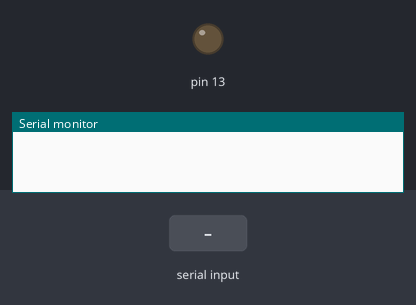
Recording of a sketch running on a simulated Arduino Uno, built with avr-gcc and run on an emulated ATmega328P. On the bench: output pins drawn as LEDs (lit = HIGH), the last lines printed to the serial monitor. Dashed ring = blinking. Inputs (shaded band) come from the test bench.

Above: at 1.2 s.
1.3 s: "3" received over Serial
At 1.55 s:
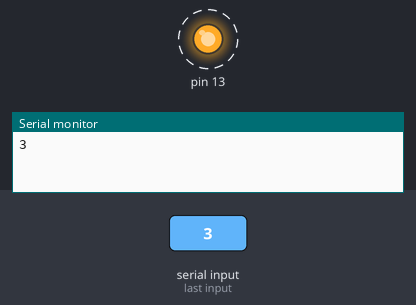
Timing chart, 0 to 10.3 s (numbered marks = the images above; inputs shaded):
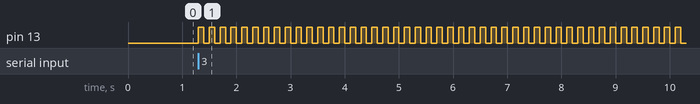

The sketch:

sketch_sep09c.ino
```cpp
char val;
void setup() {
  pinMode(13,OUTPUT);
  Serial.begin(9600);
}

void loop() {
  // put your main code here, to run repeatedly:
  if (Serial.available()){
    val=Serial.read();
    Serial.println(val);
  }

  if (val=='1'){
    digitalWrite(13,HIGH);
  }else if(val=='2'){
    digitalWrite(13,LOW);
  }else if (val=='3'){
    while (true){
      digitalWrite(13,HIGH);
      delay(100);
      digitalWrite(13,LOW);
      delay(100);
    }
  }
}
```

Measured:
- after the input at 1.3 s, pin 13: alternates HIGH for 0.10 s and LOW for 0.10 s, starting at once
